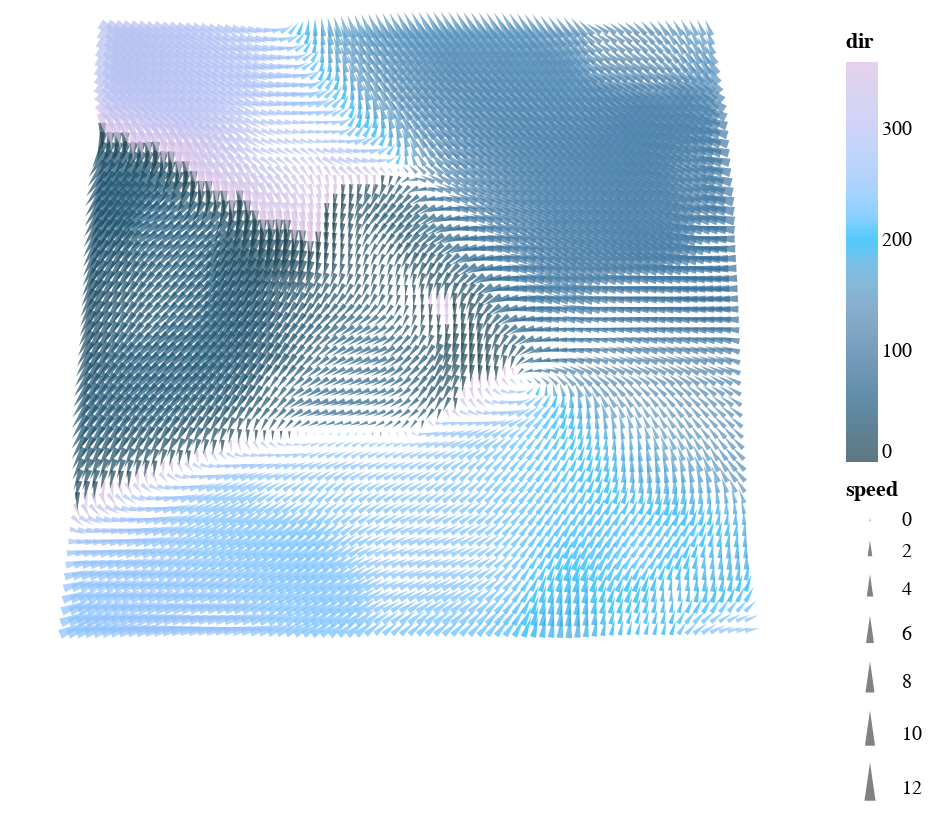

The notebook cell saved with this chart:
### Code cell
import altair as alt
from vega_datasets import data

source = data.windvectors()

alt.Chart(source).mark_point(shape="wedge", filled=True).encode(
    latitude="latitude",
    longitude="longitude",
    color=alt.Color(
        "dir", scale=alt.Scale(domain=[0, 360], range=cieran.cmap.colors)
    ),
    angle=alt.Angle("dir", scale=alt.Scale(domain=[0, 360], range=[180, 540])),
    size=alt.Size("speed", scale=alt.Scale(rangeMax=500)),
).project("equalEarth")

### Figure 1 — Vega-Lite specification as saved in the notebook (floating-point values rounded to 4 significant figures; data arrays with more than 128 entries replaced by an {"elided": "..."} marker saying what was removed)
{"config": {"view": {"continuousWidth": 400, "continuousHeight": 300}}, "data": {"name": "data-ba8469e9211add3ad243362062097ed5"}, "mark": {"type": "point", "filled": true, "shape": "wedge"}, "encoding": {"angle": {"field": "dir", "scale": {"domain": [0, 360], "range": [180, 540]}, "type": "quantitative"}, "color": {"field": "dir", "scale": {"domain": [0, 360], "range": {"elided": "1000 str values"}}, "type": "quantitative"}, "latitude": {"field": "latitude", "type": "quantitative"}, "longitude": {"field": "longitude", "type": "quantitative"}, "size": {"field": "speed", "scale": {"rangeMax": 500}, "type": "quantitative"}}, "projection": {"type": "equalEarth"}, "$schema": "https://vega.github.io/schema/vega-lite/v4.17.0.json", "datasets": {"data-ba8469e9211add3ad243362062097ed5": {"elided": "4800 records"}}}
